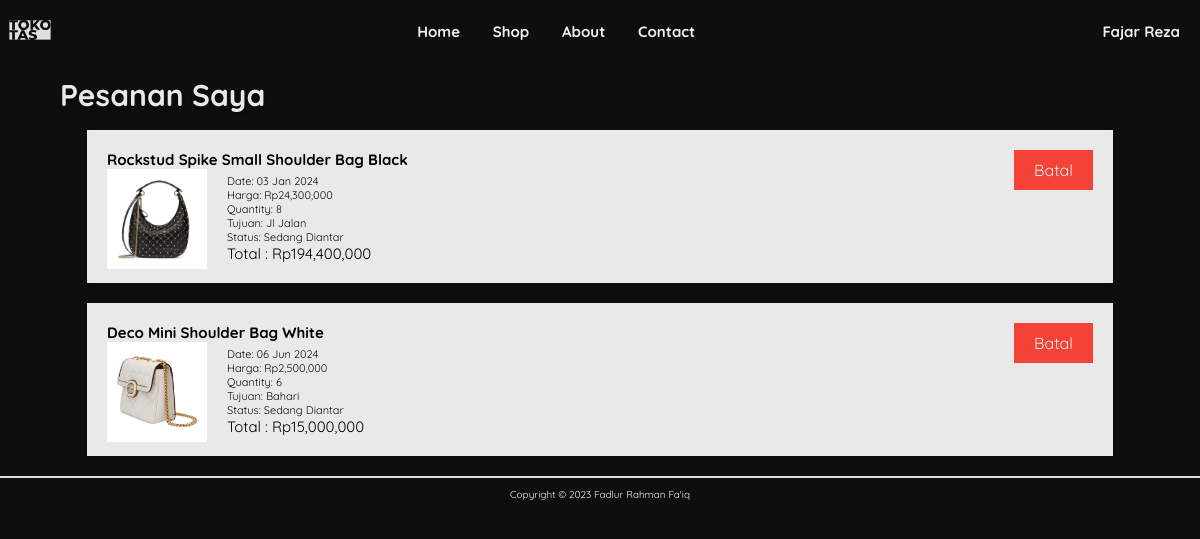
Screenshot of /myorder/index.php (signed in) with the database file from the repository.
### tables this page shows
CREATE TABLE `transaksi` (
  `id_transaksi` int(200) NOT NULL,
  `jml_barang` float NOT NULL,
  `total_harga` int(100) NOT NULL,
  `tgl_transaksi` varchar(200) NOT NULL,
  `tujuan` varchar(255) NOT NULL,
  `id_user` int(11) NOT NULL,
  `kd_barang` varchar(255) NOT NULL
);

CREATE TABLE `barang` (
  `kd_barang` varchar(255) NOT NULL,
  `nama_barang` varchar(100) NOT NULL,
  `harga_barang` int(100) NOT NULL,
  `stok_barang` int(11) NOT NULL,
  `gambar_barang` varchar(255) NOT NULL,
  `kategori` varchar(20) NOT NULL,
  `id_user` int(200) NOT NULL
);

### functions/functions.php (called while the page is built, shortened)
<?php
$conn = mysqli_connect('localhost', 'root', '', 'penjualan_tas');
function query($query)
{
    global $conn;
    $result = mysqli_query($conn, $query);
    $rows = [];
    while ($row = mysqli_fetch_assoc($result)) {
        $rows[] = $row;
    }
    return $rows;
}

### myorder/index.php (the view, shortened to what this page needs)
<?php
require '../functions/functions.php';
if (isset($_SESSION["id"])) {
    $id_user = $_SESSION["id"];
    $items = query("SELECT transaksi.*, tbl_users.*, barang.*
    FROM transaksi
    INNER JOIN barang ON transaksi.kd_barang = barang.kd_barang
    INNER JOIN tbl_users ON transaksi.id_user = tbl_users.id_user
    WHERE transaksi.id_user = '$id_user'");
}
if (isset($_SESSION["login"])) {
    if ($_SESSION['role'] == "Admin") {
        $name = $_SESSION['name'];
        $oke = '
                    <div class="dropdown-content">
                        <a href="../myorder/" class="droplink">Pesanan Saya</a>
                        <a href="../admin/index.php" class="droplink">Dashboard Admin</a>
                        <a href="../logout.php" class="droplink">Logout</a>
                    </div>
                ';
    } else {
        $name = $_SESSION['name'];
    }
} else {
    $name = '';
    $oke = '<a href="../signin/" class="login">login</a>
            <a href="../signup/" class="signup">sign up</a>';
}
?>
<!DOCTYPE html>
<html lang="en">
<head>
    <link rel="stylesheet" href="https://unpkg.com/swiper/swiper-bundle.min.css" />
    <link rel="stylesheet" href="https://cdnjs.cloudflare.com/ajax/libs/font-awesome/5.15.4/css/all.min.css">
    <link rel="stylesheet" href="../css/style.css">
</head>
<body>
    <header class="header">
        <div class="logoContent">
            <a href="../index.php" class="logo">
                <img src="../img/LOGOTT.svg" alt="">
            </a>
        </div>
        <nav class="navbar">
            <a href="../../projekRPL/" class="navstyle">home</a>
            <a href="../shop/" class="navstyle">shop</a>
            <a href="../projekRPL/#about" class="navstyle">about</a>
            <a href="#contact" class="navstyle">contact</a>
        </nav>
        <div class="icon">
            <div class="dropdown">
                <button class="dropbtn"><?= $name; ?></button>
            </div>
        </div>
    </header>
    <div class="container-myorder">
        <div class="container-pasca-myorder">
            <div class="header-judul">
                <h1>Pesanan Saya</h1>
            </div>
            <div class="main-myorder">
                <?php foreach ($items as $item) : ?>
                    <div class="order-card">
                        <div class="tampung-card1">
                            <h2><?= $item['nama_barang']; ?><br></h2>
                            <img src="../img/<?= $item['gambar_barang']; ?>" alt="Produk 1" class="produk-gambar">
                            <div class="deskripsi-myorder">
                                <p>Date: <?= $item['tgl_transaksi']; ?></p>
                                <p>Harga: Rp<?= number_format($item['harga_barang']); ?></p>
                                <p>Quantity: <?= $item['jml_barang']; ?></p>
                                <p>Tujuan: <?= $item['tujuan']; ?></p>
                                <p>Status: Sedang diantar</p>
                            </div>
                        </div>
                        <div class="total-order">
                            <p>Total : Rp<?= number_format($item['total_harga']); ?></p>
                        </div>
                        <a href="delete.php?id=<?= $item['id_transaksi']; ?>" onclick="
                                    return confirm('Apakah Anda yakin ingin menghapus?')" class="batal-btn">Batal</a>
                    </div>
                <?php endforeach; ?>
            </div>
        </div>
    </div>
    <footer class="footer" id="contact">
        <div class="blur">
            <div class="credit">
                <p class="copy">Copyright &copy; 2023 Fadlur Rahman Fa'iq</p>
            </div>
        </div>
    </footer>
</body>
</html>

### css/style.css (style rules this page uses)
:root { --black: #1B1722; --white : #F0F0F0; --box-shadow: 0px 4px 4px rgba(0, 0, 0, 0.25); }
* { font-family: 'Quicksand', sans-serif; margin: 0; padding: 0; box-sizing: border-box; outline: none; border: none; text-decoration: none; text-transform: capitalize; transition: .2s linear; }
html { font-size: 62.5%; overflow-x: hidden; scroll-padding-top: 7rem; scroll-behavior: smooth; background-color: rgba(14,14,14,255); }
.header { top: 0;right: 0;left: 0; background-color: rgba(14,14,14,255); display: flex; align-items: center; justify-content: space-between; position: fixed; padding: 0.5rem ; z-index: 999; }
.header .logoContent { display: flex; align-items: center; }
.header .logoContent .logo img { height: 5rem; }
.header .navbar .navstyle { font-size: 1.5rem; margin-right: 3rem; color: var(--white); font-weight: bold; }
.dropbtn { background-color: transparent; color: white; padding: 1.5rem; border: none; cursor: pointer; font-size: 1.5rem; color: var(--white); font-weight: bold; }
.dropdown { position: relative; display: inline-block; }
.footer .credit { border-top: 2px solid rgba(223,223,223,255); font-size: 1.5rem; padding: 1rem; color: var(--white); text-align: center; }
.copy { color: var(--white); text-align: center; font-size: 1rem; }
.container-myorder { margin-top: 80px; display: flex; justify-content: center; }
.container-pasca-myorder { width: 90%; }
.container-myorder .header-judul h1 { color: rgba(233,233,233,255); font-size: 3em; font-weight: bolder; margin-bottom: 2rem; line-height: 3rem; text-shadow: var(--box-shadow); }
.order-card { width: 95%; margin: 20px auto; padding: 20px; background-color: rgba(233,233,233,255); box-shadow: 0 2px 4px rgba(0, 0, 0, 0.1); position: relative; min-height: 150px; }
.batal-btn { position: absolute; top: 20px; right: 20px; background-color: #f44336; color: rgba(233,233,233,255); border: none; padding: 10px 20px; font-size: 16px; cursor: pointer; }
.tampung-card1 p { color: rgba(14,14,14,255); font-size: 1.1rem; }
.deskripsi-myorder { margin-top: 5px; }
.produk-gambar { width: 100px; height: 100px; object-fit: cover; float: left; margin-right: 20px; }
.total-order p { font-size: 1.5rem; }

### rows the page displays
transaksi: kd_barang.nama_barang "Rockstud Spike Small Shoulder Bag Black", kd_barang.gambar_barang (picture), tgl_transaksi "03 Jan 2024", kd_barang.harga_barang "24,300,000", jml_barang "8", tujuan "Jl Jalan", total_harga "194,400,000"
transaksi: kd_barang.nama_barang "Deco Mini Shoulder Bag White", kd_barang.gambar_barang (picture), tgl_transaksi "06 Jun 2024", kd_barang.harga_barang "2,500,000", jml_barang "6", tujuan "Bahari", total_harga "15,000,000"

### other values shown
$name "Fajar Reza"
